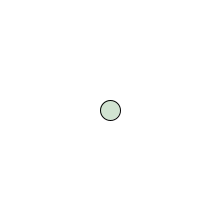
Frame 1 (no input)
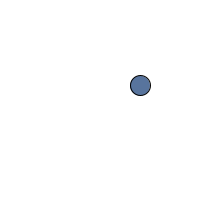
Frame 60 (the mouse pressed at the canvas centre just before this capture)
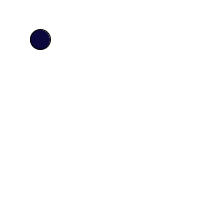
Frame 120 (the mouse held since frame 60 and released just before this capture)

The Processing sketch that drew these frames (run headless with seeded random() and noise(); from frame 60 on, the mouse is pressed at the canvas centre):

// Processing sketch: processing_182513
// ── processing_182513.pde



color c = color(209,227,209);
float x = 100;
float y = 100;
float xspeed = 10;
float yspeed = 10;
float gravity = 0.7;




void setup() {
  size(200,200);
  smooth();
  frameRate(45);
 
  
}
 void display() {
  fill(c);
  ellipseMode(CENTER);
  ellipse(x,y,20,20);
}
void draw() {
      background(255);
      move();
      display();
      
    }
    void move() {
      x = x + xspeed;
      y = y + yspeed;
      yspeed = yspeed + gravity;
      if (y > 190) {
        yspeed = -yspeed + gravity;
        c = color(random(255),random(255),random(255));
        
      }
      if (y < 1) {
        yspeed = yspeed + gravity;
        c = color(random(255),random(255),random(255));
      }
      if (x > width) {
      xspeed = -xspeed;
      c = color(random(255),random(255),random(255));
      }
      if (x < 1) {
        xspeed = -xspeed;
        c = color(random(255),random(255),random(255));
      }}
